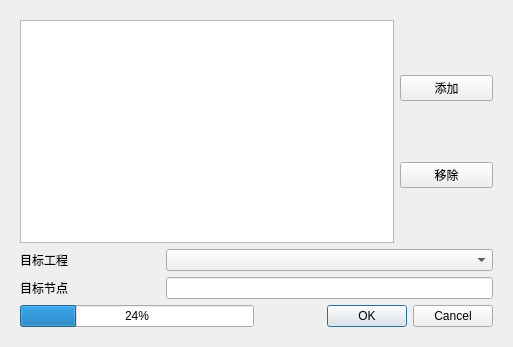
<?xml version="1.0" encoding="UTF-8"?>
<ui version="4.0">
 <class>import_RepeatPass</class>
 <widget class="QWidget" name="import_RepeatPass">
  <property name="geometry">
   <rect>
    <x>0</x>
    <y>0</y>
    <width>513</width>
    <height>347</height>
   </rect>
  </property>
  <property name="windowTitle">
   <string>导入单发单收数据</string>
  </property>
  <property name="windowIcon">
   <iconset resource="../QtWidgetsApplication3.qrc">
    <normaloff>:/QtWidgetsApplication3/bin/icon/InSARapp.ico</normaloff>:/QtWidgetsApplication3/bin/icon/InSARapp.ico</iconset>
  </property>
  <layout class="QVBoxLayout" name="verticalLayout">
   <item>
    <widget class="QWidget" name="widget" native="true">
     <layout class="QVBoxLayout" name="verticalLayout_3" stretch="4,4">
      <item>
       <layout class="QHBoxLayout" name="horizontalLayout" stretch="8,2">
        <item>
         <layout class="QVBoxLayout" name="verticalLayout_2">
          <item>
           <widget class="QListWidget" name="listWidget"/>
          </item>
         </layout>
        </item>
        <item>
         <layout class="QVBoxLayout" name="verticalLayout_4">
          <item>
           <widget class="QPushButton" name="pushButton_add">
            <property name="text">
             <string>添加</string>
            </property>
           </widget>
          </item>
          <item>
           <widget class="QPushButton" name="pushButton_remove">
            <property name="text">
             <string>移除</string>
            </property>
           </widget>
          </item>
         </layout>
        </item>
       </layout>
      </item>
      <item>
       <layout class="QHBoxLayout" name="horizontalLayout_3">
        <item>
         <layout class="QVBoxLayout" name="verticalLayout_5">
          <item>
           <layout class="QHBoxLayout" name="horizontalLayout_6" stretch="3,7">
            <item>
             <widget class="QLabel" name="label">
              <property name="text">
               <string>目标工程</string>
              </property>
             </widget>
            </item>
            <item>
             <widget class="QComboBox" name="comboBox_dst_project"/>
            </item>
           </layout>
          </item>
          <item>
           <layout class="QHBoxLayout" name="horizontalLayout_5" stretch="3,7">
            <item>
             <widget class="QLabel" name="label_2">
              <property name="text">
               <string>目标节点</string>
              </property>
             </widget>
            </item>
            <item>
             <widget class="QLineEdit" name="lineEdit_dst_node"/>
            </item>
           </layout>
          </item>
          <item>
           <layout class="QHBoxLayout" name="horizontalLayout_2" stretch="5,5">
            <item>
             <widget class="QProgressBar" name="progressBar">
              <property name="value">
               <number>24</number>
              </property>
             </widget>
            </item>
            <item>
             <widget class="QDialogButtonBox" name="buttonBox">
              <property name="standardButtons">
               <set>QDialogButtonBox::Cancel|QDialogButtonBox::Ok</set>
              </property>
             </widget>
            </item>
           </layout>
          </item>
         </layout>
        </item>
       </layout>
      </item>
     </layout>
    </widget>
   </item>
  </layout>
 </widget>
 <resources>
  <include location="../QtWidgetsApplication3.qrc"/>
 </resources>
 <connections/>
</ui>
